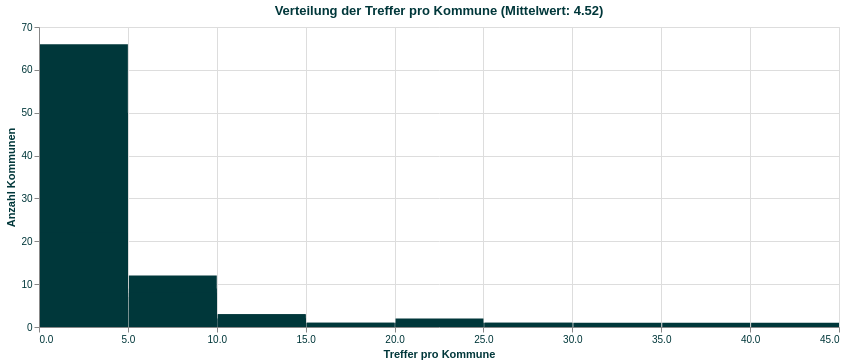

Notebook cell for this chart:
### Markdown cell above
Das Histogramm zeigt, ob ein Thema überall gleich viel diskutiert wird, oder ob es einzelne Spitzenreiter mit sehr vielen Sitzungen zum Them gibt, aber viele Kommunen mit sehr wenigen Treffern.

### Code cell
entity_counts = (
    df.assign(city=df["entityName"].fillna("Unknown"))
    .groupby("city")
    .size()
    .reset_index(name="match_count")
)

bin_size = 5

bins = np.arange(0, entity_counts["match_count"].max() + bin_size, bin_size)
hist_counts, bin_edges = np.histogram(entity_counts["match_count"], bins=bins)
histogram_df = pd.DataFrame({
    "bin_start": bin_edges[:-1],
    "bin_end": bin_edges[1:],
    "count": hist_counts
})
histogram_df["bin_label"] = histogram_df["bin_start"].astype(int).astype(str) + "–" + histogram_df["bin_end"].astype(int).astype(str)
histogram_df.to_csv(f"./data/processed/{datestring}_histogram_entity_counts_{topic}.csv", index=False)

mean_matches_per_entity = entity_counts["match_count"].mean()
text_color = theme_data.get("config", {}).get("axis", {}).get("titleColor") or theme_data.get("colors", {}).get("brand", {}).get("500")

histogram = (
    alt.Chart(entity_counts)
    .mark_bar(color="#00373a")
    .encode(
        x=alt.X(
            "match_count:Q",
            bin=alt.Bin(step=5),
            title="Treffer pro Kommune"
        ),
        y=alt.Y("count():Q", title="Anzahl Kommunen"),
        tooltip=["match_count:Q", "count():Q"],
    )
    .properties(width=800, height=300, title=f"Verteilung der Treffer pro Kommune (Mittelwert: {mean_matches_per_entity:.2f})")
    .configure_axis(labelColor=text_color, titleColor=text_color, grid=True)
    .configure_title(color=text_color)
)

histogram

### Figure 1 — Vega-Lite specification as saved in the notebook (floating-point values rounded to 4 significant figures; data arrays with more than 128 entries replaced by an {"elided": "..."} marker saying what was removed)
{"view": {"continuousWidth": 400, "continuousHeight": 300}, "axis": {"labelFontSize": 12, "titleFontSize": 14, "grid": true, "tickColor": "#00373a", "labelColor": "#00373a", "titleColor": "#00373a"}, "legend": {"labelFontSize": 12, "titleFontSize": 13, "labelColor": "#00373a", "titleColor": "#00373a"}, "title": "Verteilung der Treffer pro Kommune (Mittelwert: 4.52)", "range": {"category": ["#00373a", "#e66500", "#49b9b1", "#e5675c", "#0d70b7", "#f1cc3e", "#00a2b8", "#7C8383", "#f9f9f5", "#00191c"], "diverging": ["#00373a", "#e5675c"], "heatmap": ["#f9f9f5", "#e2e2d4", "#a9a87a", "#00373a"]}, "bar": {"color": "#00373a"}, "line": {"color": "#49b9b1"}, "point": {"color": "#e66500"}, "area": {"color": "#00a2b8"}, "colors": {"brand": {"50": "#f9f9f5", "100": "#e2e2d4", "200": "#cfceb7", "300": "#bcbb98", "400": "#a9a87a", "500": "#00373a", "600": "#00373a", "700": "#00373a", "800": "#00373a", "900": "#00191c"}, "red": {"50": "#ffe7e5", "100": "#f8c0bb", "200": "#ee9790", "300": "#e66f65", "400": "#de473a", "500": "#c52e21", "600": "#9a2319", "700": "#6f1811", "800": "#440c08", "900": "#1d0100"}, "orange": {"50": "#fff5db", "100": "#ffdeae", "200": "#ffc47e", "300": "#ffa74c", "400": "#ff871a", "500": "#e66500", "600": "#b45b00", "700": "#814800", "800": "#4f3000", "900": "#201100"}, "blue": {"50": "#EDF7F7", "100": "#CEE9E9", "200": "#AEDADA", "300": "#8FCCCC", "400": "#6FBEBE", "500": "#4FB0B0", "600": "#408C8C", "700": "#306969", "800": "#204646", "900": "#102323"}, "gray": {"50": "#F2F3F3", "100": "#DADCDC", "200": "#C3C6C6", "300": "#ABAFAF", "400": "#949999", "500": "#7C8383", "600": "#636969", "700": "#4B4E4E", "800": "#323434", "900": "#191A1A"}, "accentBlue": "#00a2b8", "accentGreen": "#49b9b1", "accentGreenLight": "#daf1ef", "accentRed": "#e5675c", "wind": "#0d70b7", "solar": "#f1cc3e", "surface": "#f9f9f5"}, "data": {"name": "data-dfc87c9b644a0b5161b9a6c17db73ffe"}, "mark": {"type": "bar", "color": "#00373a"}, "config": {"axis": {"grid": true, "labelColor": "#00373a", "titleColor": "#00373a"}, "title": {"color": "#00373a"}}, "encoding": {"tooltip": [{"field": "match_count", "type": "quantitative"}, {"aggregate": "count", "type": "quantitative"}], "x": {"bin": {"step": 5}, "field": "match_count", "title": "Treffer pro Kommune", "type": "quantitative"}, "y": {"aggregate": "count", "title": "Anzahl Kommunen", "type": "quantitative"}}, "height": 300, "width": 800, "$schema": "https://vega.github.io/schema/vega-lite/v6.4.1.json", "datasets": {"data-dfc87c9b644a0b5161b9a6c17db73ffe": {"elided": "223 records"}}}
